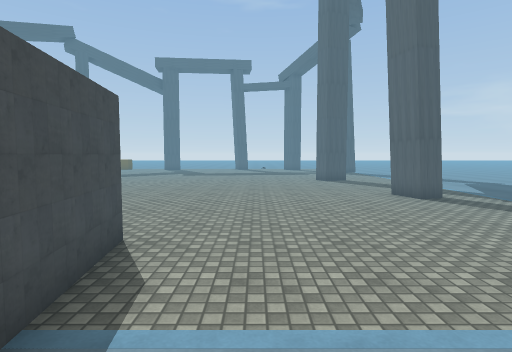
[1] (above)

14 first-person views from a walk through a scene from a Unity 3-D project. The camera is 1.5 m above the floor, tilts 4° down and sees 80° across. The floor is counted in squares, 1 m on a side. Each view is taken from the middle of a square. On the plan, view 1 faces up. The plan holds only what a view shows up to about 15 squares ahead; the rest is blank. The place goes on beyond the plan. The player character is not drawn. Some surface patterns are stand-ins.

[2]
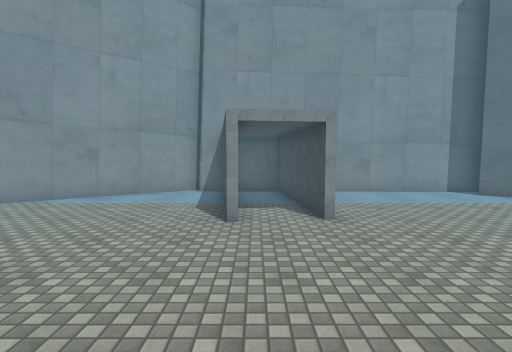

[3]
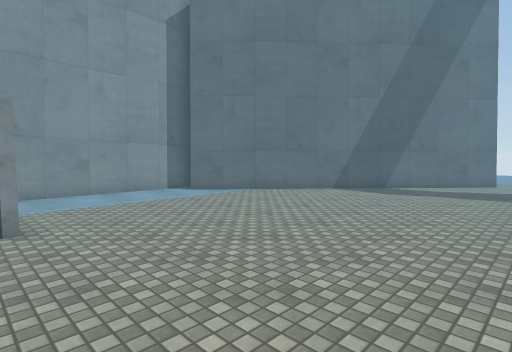

[4]
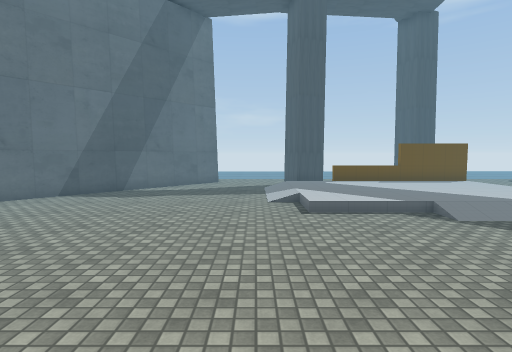

[5]
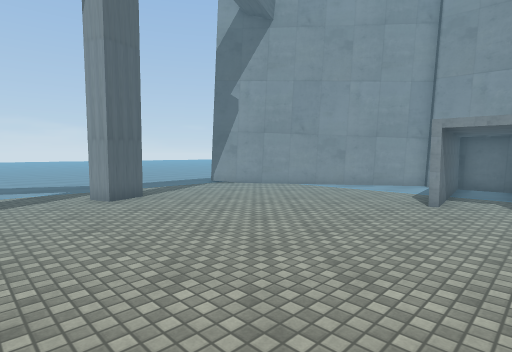

[6]
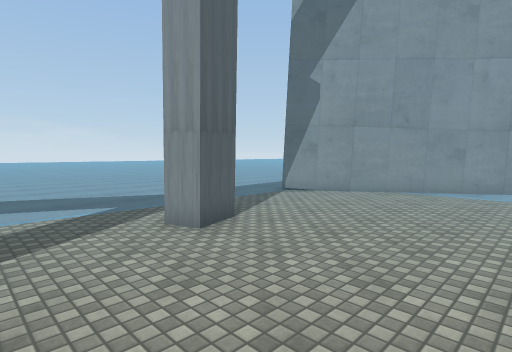

[7]
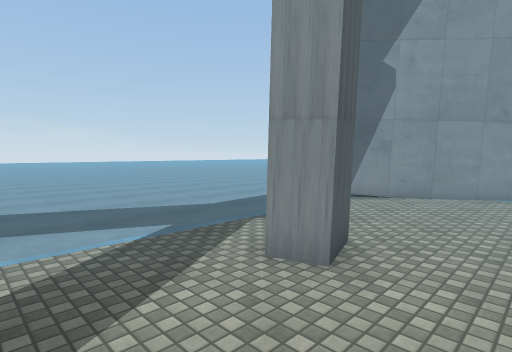

[8]
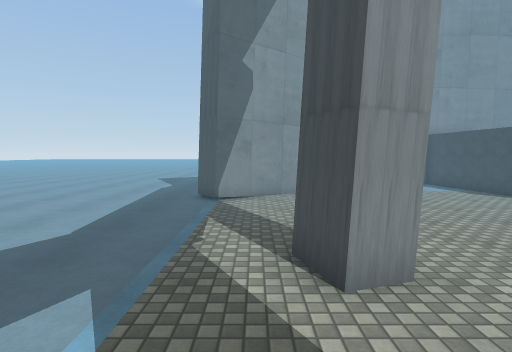

[9]
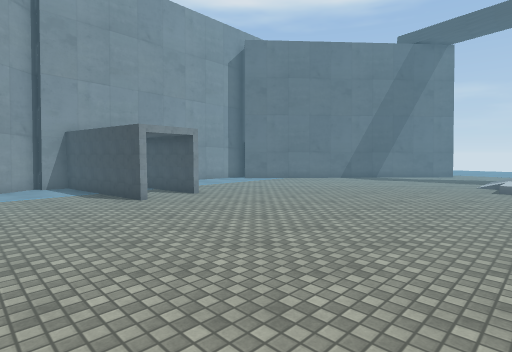

[10]
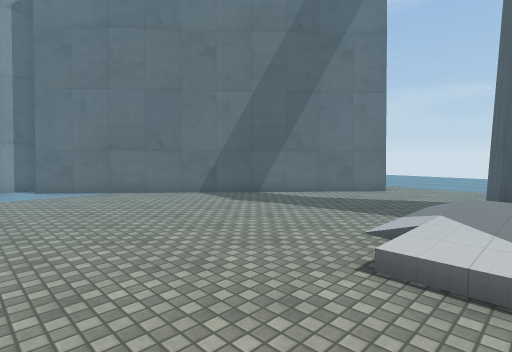

[11]
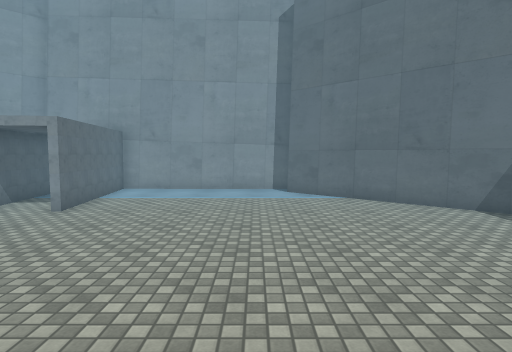

[12]
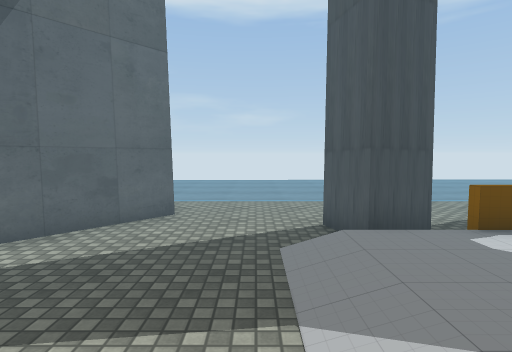

[13]
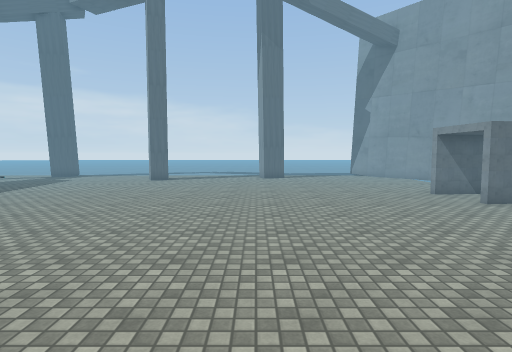

[14]
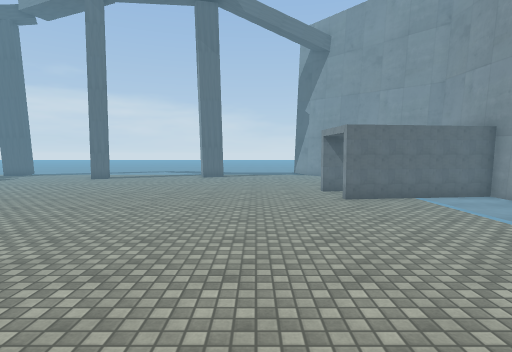

### Floor plan
Key: @ floor where view 1 was taken; # wall or solid block; . main floor; : floor 0.25 m higher than the main floor; / step, stairs or slope; O other object.
Columns run from 26 left of view 1 to 13 right of it. Each row starts with its distance up from view 1.
 15       #/:::::/.........................
 14 .....##/:::::/..........................
 13 ......./////............................
 12 ........................................
 11 ................................#.......
 10 ........................................
  9 ... ##..................................
  8      ###................................
  7        ##...............................
  6         ##..............................
  5          ##..........O..O.........#.....
  4           ##.........O..O........###....
  3            ##........OO.O......### .....
  2             ##........O.O.....##    ....
  1              ##.......O.O...###     ....
  0               ######..O.O.@##       ....
 -1                   ##########

Positions as (right, up) in squares from view 1, and headings:
1: (0, 0), facing up
2: (-3, 12), facing down
3: (-4, 12), facing down-left
4: (-5, 12), facing left
5: (-5, 15), facing down-right
6: (0, 15), facing down-right
7: (3, 15), facing down-right
8: (7, 15), facing down
9: (2, 15), facing down-left
10: (-9, 15), facing down-left
11: (-10, 13), facing down
12: (-14, 12), facing left
13: (-14, 12), facing right
14: (-15, 8), facing right
